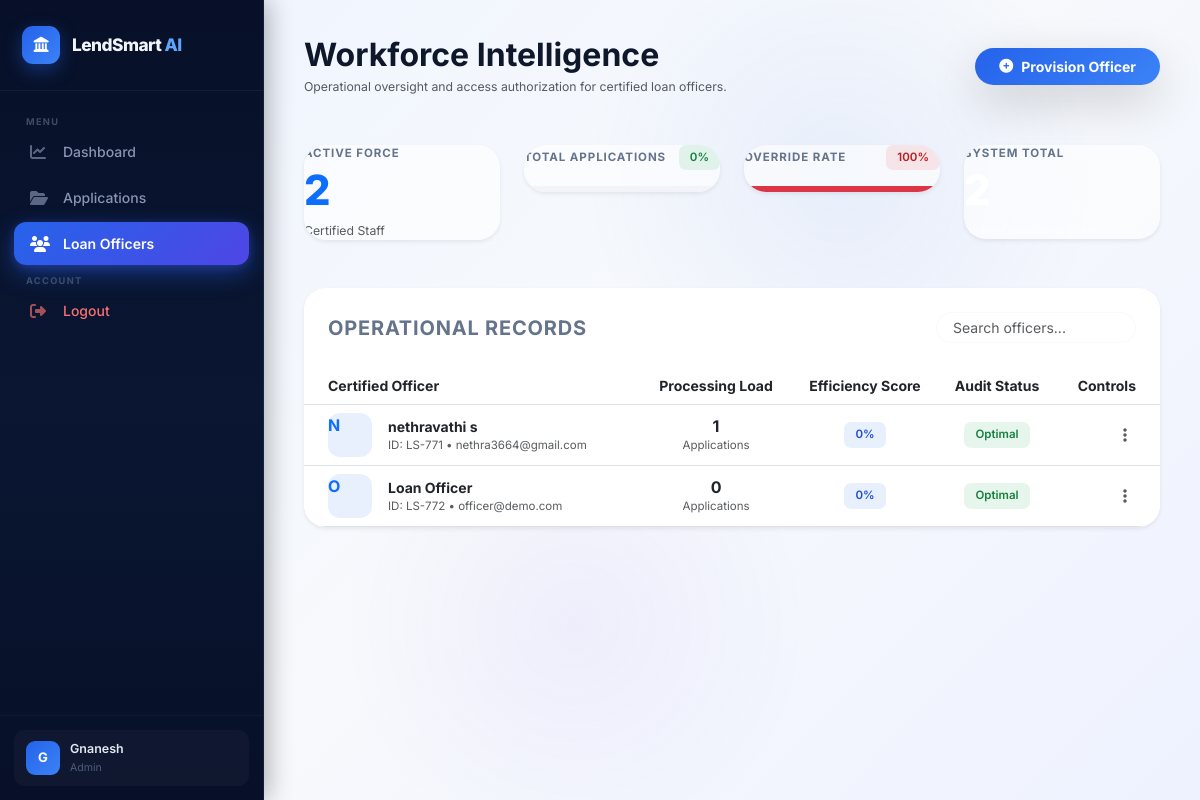
Screenshot of /admin-dashboard/officers/ (signed in) with the database file from the repository.
### loan_app/models.py (models this page shows, shortened)
class User(AbstractUser):
    ROLE_CHOICES = [
        ('admin', 'Admin'),
        ('officer', 'Loan Officer'),
        ('applicant', 'Applicant'),
    ]
    role = models.CharField(max_length=20, choices=ROLE_CHOICES, default='applicant')
    phone = models.CharField(max_length=15, blank=True, null=True)
    employee_id = models.CharField(max_length=20, blank=True, null=True, unique=True)
    department = models.CharField(max_length=50, blank=True, null=True)
    joined_date = models.DateTimeField(auto_now_add=True)

### loan_app/views.py (the view)
# urls.py: path('admin-dashboard/officers/', views.admin_officer_list_view, name='admin_officer_list'),
@login_required
def admin_officer_list_view(request):
    if request.user.role != 'admin':
        messages.error(request, "Unauthorized access.")
        return redirect('home')
    if request.method == 'POST' and 'create_officer' in request.POST:
        form = OfficerCreationForm(request.POST)
        if form.is_valid():
            form.save()
            messages.success(request, "New Loan Officer successfully registered in the system.")
            return redirect('admin_officer_list')
        else:
            messages.error(request, "Error creating officer. Please check the form data.")
    else:
        form = OfficerCreationForm()
    officers = User.objects.filter(role='officer').order_by('-joined_date')
    officer_data = []
    total_processed = 0
    total_approved = 0
    total_overrides = 0
    for officer in officers:
        processed = LoanApplication.objects.filter(processed_by=officer)
        count = processed.count()
        approved = processed.filter(status='approved').count()
        overrides = processed.filter(admin_override=True).count()
        total_processed += count
        total_approved += approved
        total_overrides += overrides
        officer_data.append({
            'user': officer,
            'processed_count': count,
            'approval_rate': round((approved / count * 100) if count > 0 else 0),
            'override_count': overrides
        })
    avg_approval = round((total_approved / total_processed * 100) if total_processed > 0 else 0)
    avg_override = round((total_overrides / total_processed * 100) if total_processed > 0 else 0)
    context = {
        'officers': officer_data,
        'form': form,
        'total_officers': officers.count(),
        'active_officers': officers.filter(is_active=True).count(),
        'disabled_officers': officers.filter(is_active=False).count(),
        'avg_approval_rate': avg_approval,
        'avg_override_rate': avg_override,
    }
    return render(request, 'admin/officer_list.html', context)

### loan_app/forms.py (shortened to what this page needs)
class OfficerCreationForm(forms.ModelForm):
    password = forms.CharField(
        widget=forms.PasswordInput(attrs={'class': 'form-control', 'placeholder': 'Set Password'}),
        validators=[validate_password]
    )
    class Meta:
        model = User
        fields = ['username', 'email', 'first_name', 'last_name', 'phone']
        widgets = {
            'username': forms.TextInput(attrs={'class': 'form-control', 'placeholder': 'Enter Username'}),
            'email': forms.EmailInput(attrs={'class': 'form-control', 'placeholder': 'Email Address'}),
            'first_name': forms.TextInput(attrs={'class': 'form-control', 'placeholder': 'First Name'}),
            'last_name': forms.TextInput(attrs={'class': 'form-control', 'placeholder': 'Last Name'}),
            'phone': forms.TextInput(attrs={'class': 'form-control', 'placeholder': 'Phone Number'}),
        }

### templates/admin/officer_list.html (shortened to what this page needs)
{% extends 'base.html' %}
{% block content %}
<div class="d-flex justify-content-between align-items-center mb-5 animate-up">
    <div>
        <h2 class="fw-bold mb-1 text-slate-800">Workforce Intelligence</h2>
        <p class="text-muted small mb-0">Operational oversight and access authorization for certified loan officers.</p>
    </div>
    <div class="d-flex gap-2">
        <button type="button" class="btn btn-primary btn-sm px-4 py-2 fw-bold rounded-pill shadow-lg" data-bs-toggle="modal" data-bs-target="#addOfficerModal">
            <i class="fas fa-plus-circle me-2"></i> Provision Officer
        </button>
    </div>
</div>
<div class="row g-4 mb-5 animate-up">
    <div class="col-md-3">
        <div class="kpi-module pro-card border-0 shadow-sm">
            <div class="kpi-label">Active Force</div>
            <div class="kpi-value text-primary">{{ active_officers }}</div>
            <div class="mt-2 small text-muted">Certified Staff</div>
        </div>
    </div>
    <div class="col-md-3">
        <div class="kpi-module pro-card border-0 shadow-sm">
            <div class="d-flex justify-content-between align-items-center mb-3">
                <div class="kpi-label mb-0">Total Applications</div>
                <span class="badge-pro bg-success-light">{{ avg_approval_rate }}%</span>
            </div>
            <div class="progress" style="height: 6px; border-radius: 10px; background: #f1f5f9;">
            </div>
        </div>
    </div>
    <div class="col-md-3">
        <div class="kpi-module pro-card border-0 shadow-sm">
            <div class="d-flex justify-content-between align-items-center mb-3">
                <div class="kpi-label mb-0">Override Rate</div>
                <span class="badge-pro {% if avg_override_rate > 10 %}bg-danger-light{% else %}bg-warning-light{% endif %}">{{ avg_override_rate }}%</span>
            </div>
            <div class="progress" style="height: 6px; border-radius: 10px; background: #f1f5f9;">
                <div class="progress-bar {% if avg_override_rate > 10 %}bg-danger{% else %}bg-warning{% endif %} rounded-pill" style="width: {{ avg_override_rate }}%"></div>
            </div>
        </div>
    </div>
    <div class="col-md-3">
        <div class="kpi-module pro-card border-0 shadow-sm bg-slate-900 text-white">
            <div class="kpi-label text-slate-400">System Total</div>
            <div class="kpi-value text-white">{{ total_officers }}</div>
            <div class="mt-2 x-small opacity-50">Global Operational Count</div>
        </div>
    </div>
</div>
<div class="pro-card border-0 shadow-sm animate-up" style="animation-delay: 0.2s;">
    <div class="card-header bg-white border-0 px-4 py-4">
        <div class="d-flex justify-content-between align-items-center">
            <h5 class="fw-bold mb-0 text-slate-800">Operational Records</h5>
            <div class="d-flex gap-2">
                <input type="text" class="form-control form-control-sm rounded-pill px-3 border-light" placeholder="Search officers..." style="width: 200px;">
            </div>
        </div>
    </div>
    <div class="table-responsive">
        <table class="table align-middle mb-0">
            <thead>
                <tr>
                    <th class="ps-4">Certified Officer</th>
                    <th class="text-center">Processing Load</th>
                    <th class="text-center">Efficiency Score</th>
                    <th class="text-center">Audit Status</th>
                    <th class="text-end pe-4">Controls</th>
                </tr>
            </thead>
            <tbody>
                {% for item in officers %}
                <tr>
                    <td class="ps-4">
                        <div class="d-flex align-items-center">
                            <div class="avatar-initial bg-primary-light text-primary fw-bold me-3" style="width: 44px; height: 44px; border-radius: 12px; font-size: 1rem;">
                                {{ item.user.username|slice:":1"|upper }}
                            </div>
                            <div>
                                <div class="fw-bold text-slate-800">{{ item.user.get_full_name|default:item.user.username }}</div>
                                <div class="text-muted x-small">ID: LS-77{{ forloop.counter }} • {{ item.user.email }}</div>
                            </div>
                        </div>
                    </td>
                    <td class="text-center">
                        <span class="h6 mb-0 fw-bold text-slate-700">{{ item.processed_count }}</span>
                        <div class="x-small text-muted">Applications</div>
                    </td>
                    <td class="text-center">
                        <div class="d-inline-flex align-items-center gap-2">
                            <span class="badge-pro bg-primary-light">{{ item.approval_rate }}%</span>
                        </div>
                    </td>
                    <td class="text-center">
                        {% if item.override_count > 5 %}
                            <span class="badge-pro bg-danger-light"><i class="fas fa-shield-alert me-1"></i> Audit Required</span>
                        {% else %}
                            <span class="badge-pro bg-success-light">Optimal</span>
                        {% endif %}
                    </td>
                    <td class="text-end pe-4">
                        <div class="dropdown">
                            <button class="btn btn-link text-muted p-2" data-bs-toggle="dropdown">
                                <i class="fas fa-ellipsis-v"></i>
                            </button>
                        </div>
                    </td>
                </tr>
                {% empty %}
                <tr><td colspan="5" class="text-center py-5 text-muted">No operational officer records found.</td></tr>
                {% endfor %}
            </tbody>
        </table>
    </div>
</div>
{% endblock %}

### templates/base.html (shortened to what this page needs)
<!DOCTYPE html>
<html lang="en">
<head>
    <link href="https://cdn.jsdelivr.net/npm/bootstrap@5.3.0/dist/css/bootstrap.min.css" rel="stylesheet">
    <link href="https://cdnjs.cloudflare.com/ajax/libs/font-awesome/6.4.0/css/all.min.css" rel="stylesheet">
</head>
<body>
    {% if request.resolver_match.url_name not in 'home,login,register' %}
    <aside class="sidebar" id="mainSidebar">
        <div class="sidebar-brand">
            <div class="brand-icon"><i class="fas fa-landmark"></i></div>
            <div class="brand-text">LendSmart <span>AI</span></div>
        </div>
        <nav class="sidebar-nav">
            {% if user.is_authenticated %}
                {% if user.role == 'admin' %}
                    <div class="nav-section">
                        <span class="nav-label">Menu</span>
                        <div class="nav-item"><a href="{% url 'admin_dashboard' %}" class="nav-link {% if request.resolver_match.url_name == 'admin_dashboard' %}active{% endif %}"><i class="fas fa-chart-line"></i> Dashboard</a></div>
                        <div class="nav-item"><a href="{% url 'admin_application_list' %}" class="nav-link {% if 'application' in request.resolver_match.url_name %}active{% endif %}"><i class="fas fa-folder-open"></i> Applications</a></div>
                        <div class="nav-item"><a href="{% url 'admin_officer_list' %}" class="nav-link {% if 'officer' in request.resolver_match.url_name %}active{% endif %}"><i class="fas fa-users"></i> Loan Officers</a></div>
                    </div>
                    <div class="nav-section">
                        <span class="nav-label">Account</span>
                        <div class="nav-item"><a href="{% url 'logout' %}" class="nav-link nav-logout"><i class="fas fa-sign-out-alt"></i> Logout</a></div>
                    </div>
                {% endif %}
            {% endif %}
        </nav>
        {% if user.is_authenticated %}
        <div class="sidebar-footer">
            <div class="sidebar-user">
                <div class="user-avatar">{{ user.username|slice:":1"|upper }}</div>
                <div>
                    <div class="user-name">{{ user.username }}</div>
                    <div class="user-role">{{ user.role|capfirst }}</div>
                </div>
            </div>
        </div>
        {% endif %}
    </aside>
    {% endif %}
    <div class="main-wrapper" style="{% if request.resolver_match.url_name in 'home,login,register' %}margin-left:0;width:100%;{% endif %}">
        <main class="page-content">
            {% block content %}{% endblock %}
        </main>
    </div>
</body>
</html>

### rows the page displays
User: username "G", username "Gnanesh", role "Admin"
User: user.username "N", user.get_full_name "nethravathi s", user.email "nethra3664@gmail.com", processed_count "1", approval_rate "0"
User: user.username "O", user.get_full_name "Loan Officer", user.email "officer@demo.com", processed_count "0", approval_rate "0"

### other values shown
{{ active_officers }} "2"
{{ avg_approval_rate }} "0"
{{ avg_override_rate }} "100"
